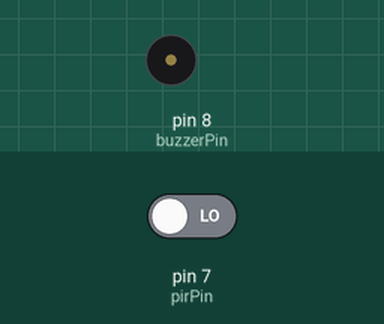
Simulated run of this sketch. Board: Arduino Uno, built with avr-gcc and run on an emulated ATmega328P. Shown: buzzer (waves = sounding, pin HIGH). Inputs (shaded band) come from the test bench; at power-on: pin 7 (pirPin) LOW.

Above: at 1.2 s.
1.3 s: pin 7 (pirPin) driven HIGH
At 2.1 s:
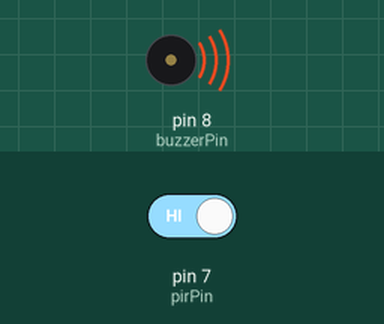
4.3 s: pin 7 (pirPin) driven LOW
At 4.6 s:
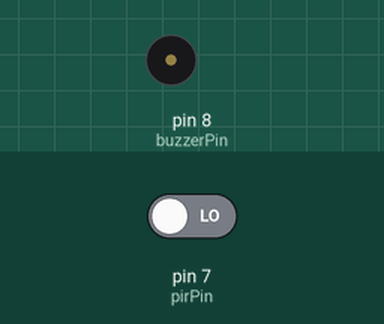
Timing chart, 0 to 7.3 s (numbered marks = the images above; inputs shaded):
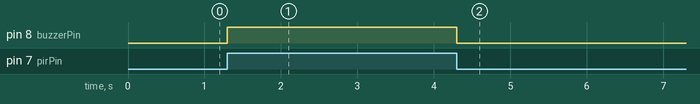

The sketch:

detector_de_movimiento1.ino
```cpp
int pirPin = 7;    // Pin digital al que está conectado el sensor PIR
int buzzerPin = 8; // Pin digital al que está conectado el zumbador

void setup() {
  pinMode(pirPin, INPUT);
  pinMode(buzzerPin, OUTPUT);
}

void loop() {
  int movimiento = digitalRead(pirPin);

  if (movimiento == HIGH) {
    // Si se detecta movimiento, activar el zumbador
    digitalWrite(buzzerPin, HIGH);
    delay(1000); // Puedes ajustar la duración del sonido según sea necesario
    digitalWrite(buzzerPin, LOW);
  } else {
    digitalWrite(buzzerPin, LOW);
  }
}
```

Measured:
- after the input at 1.3 s, pin 8 (buzzerPin): LOW → HIGH at once
- after the input at 4.3 s, pin 8 (buzzerPin): HIGH → LOW at once
